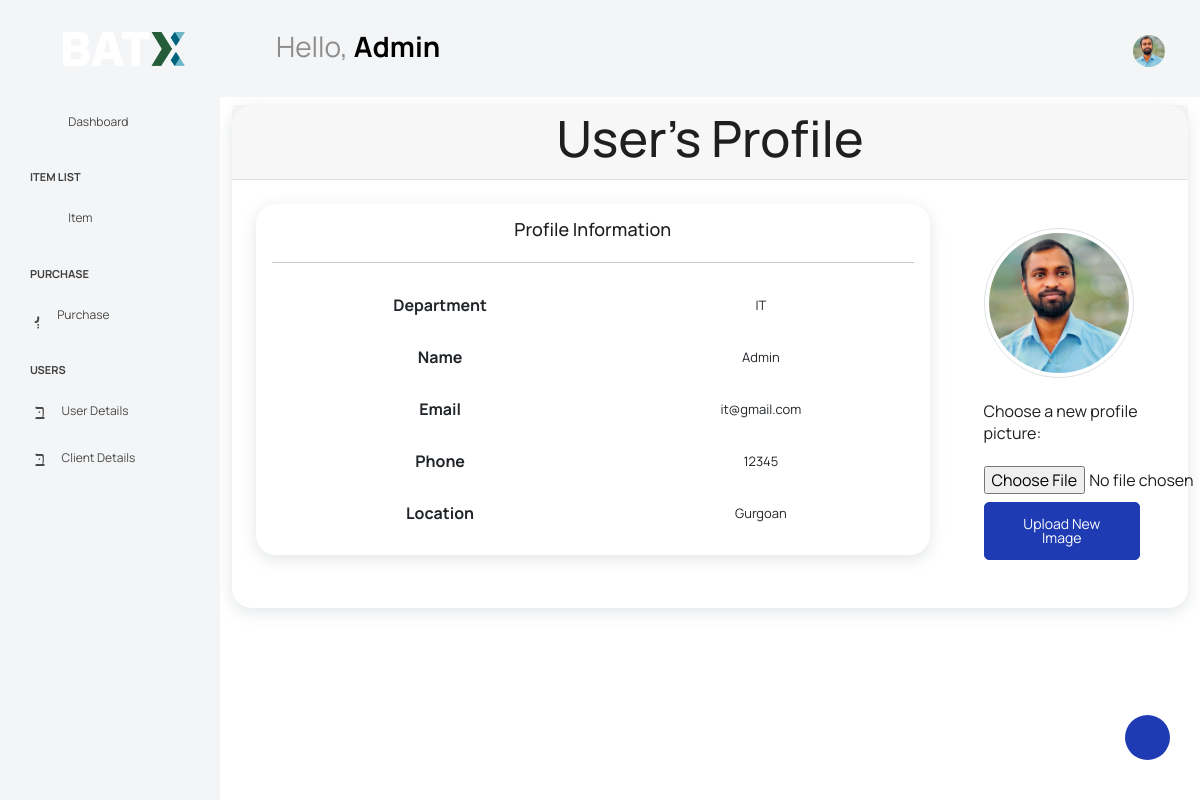
The app's page /user/ (signed in) with its own data.
### inventory/models.py (models this page shows, shortened)
class CustomUser(AbstractUser):
    username=None
    phone=models.CharField(max_length=10,unique=True)
    email=models.EmailField(max_length=100,unique=True,null=False)
    name=models.CharField(max_length=40)
    user_pic=models.ImageField(upload_to="user_pic",null=True)
    user_Type = models.CharField(max_length=40,choices=UType, null=True)
    department = models.CharField( max_length=40,choices=ProcessName,null=True)
    location = models.CharField(max_length=40,choices=Loaction,null=True)
    USERNAME_FIELD='email'
    REQUIRED_FIELDS=[]
    objects=UserManager()

### inventory/views.py (the view)
# urls.py: path("user/", views.user, name="user"),
@login_required
def user(request):
    if request.method == 'POST':
        form = ProfileImageForm(request.POST, request.FILES, instance=request.user)
        if form.is_valid():
            form.save()
            messages.success(request, 'Profile picture updated successfully.')
            return redirect('user')  # Replace 'user' with the URL name of the user profile page
    else:
        form = ProfileImageForm(instance=request.user)
    context = {"profile": "User Profile",'form': form}
    return render(request, "inventory/user.html", context)

### inventory/forms.py
class ProfileImageForm(forms.ModelForm):
    class Meta:
        model=CustomUser
        fields=['user_pic']

### inventory/templates/inventory/user.html (shortened to what this page needs)
{% extends 'inventory/base.html' %}
{%load static%}
{% load crispy_forms_tags %}
{% block content %}
<div class="main-panel">
<div class="container my-2">
    <div class="row align-items-start">
        <div class="col-12 mx-auto">
            <div class="card">
                <div class="card-header">
                    <h1 class="text-center">User's Profile</h1>
                </div>
                <div class="card-body">
                    <div class="row">
                        <div class="col-md-9">
                            <div class="card text-center p-3">
                                <h4>Profile Information</h4>
                                <hr>
                                <table class="table bg-white table-borderless">
                                    <tbody>
                                        <tr>
                                            <th scope="row">Department</th>
                                            <td>{{ user.department }}</td>
                                        </tr>
                                        <tr>
                                            <th scope="col">Name</th>
                                            <td scope="col">{{ user.name }}</td>
                                        </tr>
                                        <tr>
                                            <th scope="row">Email</th>
                                            <td>{{ user.email }}</td>
                                        </tr>
                                        <tr>
                                            <th scope="row">Phone</th>
                                            <td>{{ user.phone }}</td>
                                        </tr>
                                        <tr>
                                            <th scope="row">Location</th>
                                            <td>{{ user.location }}</td>
                                        </tr>
                                    </tbody>
                                </table>
                            </div>
                        </div>
                        <div class="col-md-3">
                                <div class="card-body">
                                {% if user.user_pic %}
                                    <img style="border-radius: 50%; width: 150px; height: 150px;" class="img-thumbnail" src="{{user.user_pic.url}}" alt="profile picture">
                                    {% else %}
                                    <img style="border-radius: 50%; width: 150px; height: 150px;" class="img-thumbnail" src="{%static 'inventory/images/faces/face8.jpg'%}" alt="Default image">
                                    {% endif %}
                                        <form method="post" enctype="multipart/form-data">
                                            <br><label for="id_user_pic">Choose a new profile picture:</label><br>
                                            <br><input type="file" name="user_pic"  onchange="previewImage(event)">
                                            <button type="submit" class="btn btn-primary mt-2">Upload New Image</button>
                                        </form>
                                </div>
                            </div>
                        </div>
                    </div>
                </div>
            </div>
        </div>
    </div>
</div>
{% endblock %}

### inventory/templates/inventory/base.html (shortened to what this page needs)
{% load static %}
<!DOCTYPE html>
<html lang="en">
<head>
  <link rel="stylesheet" href="{% static 'inventory/vendors/feather/feather.css'%}">
  <link rel="stylesheet" href="{% static 'inventory/vendors/mdi/css/materialdesignicons.min.css'%}">
  <link rel="stylesheet" href="{% static 'inventory/vendors/ti-icons/css/themify-icons.css'%}">
  <link rel="stylesheet" href="{% static 'inventory/vendors/typicons/typicons.css'%}">
  <link rel="stylesheet" href="{% static 'inventory/vendors/simple-line-icons/css/simple-line-icons.css'%}">
  <link rel="stylesheet" href="{% static 'inventory/vendors/css/vendor.bundle.base.css'%}">
  <link rel="stylesheet" href="{% static 'inventory/vendors/datatables.net-bs4/dataTables.bootstrap4.css'%}">
  <link rel="stylesheet" href="{% static 'inventory/js/select.dataTables.min.css'%}">
  <link rel="stylesheet" href="{% static 'inventory/css/vertical-layout-light/style.css'%}">
</head>
<body>
  {% if user.is_authenticated and user.is_staff and user.is_superuser %}
  <div class="container-scroller">
      <nav class="navbar default-layout col-lg-12 col-12 p-0 fixed-top d-flex align-items-top flex-row">
          <div class="text-center navbar-brand-wrapper d-flex align-items-center justify-content-start">
              <div class="me-3">
                  <button class="navbar-toggler navbar-toggler align-self-center" type="button" data-bs-toggle="minimize">
                      <span class="icon-menu"></span>
                  </button>
              </div>
              <div>
                  <a class="navbar-brand brand-logo" href="{% url 'dash' %}">
                      <img src="{%static 'inventory/images/logo.png'%}" alt="logo" />
                  </a>
              </div>
          </div>
          <div class="navbar-menu-wrapper d-flex align-items-top">
              <ul class="navbar-nav">
                  <li class="nav-item font-weight-semibold d-none d-lg-block ms-0">
                      <h1 class="welcome-text">Hello, <span class="text-black fw-bold">{{user.name}}</span></h1>
                  </li>
              </ul>
              <ul class="navbar-nav ms-auto">
                  <li class="nav-item dropdown d-none d-lg-block user-dropdown">
                      <a class="nav-link" id="UserDropdown" href="#" data-bs-toggle="dropdown" aria-expanded="false">
                        {% if user.user_pic %}
                        <img class="img-xs rounded-circle" src="{{ user.user_pic.url }}" alt="logo" width="100" height="100">
                    {% else %}
                        <img class="img-xs rounded-circle" src="{%static 'inventory/images/faces/face8.jpg'%}"  alt="Default image">
                    {% endif %}
                      </a>
                  </li>
              </ul>
          </div>
      </nav>
      <div class="container-fluid page-body-wrapper">
          <div class="theme-setting-wrapper">
              <div id="settings-trigger"><i class="ti-settings"></i></div>
          </div>
          <nav class="sidebar sidebar-offcanvas" id="sidebar">
              <ul class="nav">
                  <li class="nav-item">
                      <a class="nav-link" href="{% url 'dash' %}">
                          <i class="mdi mdi-grid-large menu-icon"></i>
                          <span class="menu-title">Dashboard</span>
                      </a>
                  </li>
                  <li class="nav-item nav-category">Item List</li>
                  <li class="nav-item">
                    <a class="nav-link" data-bs-toggle="collapse" href="#ui-basic" aria-expanded="false" aria-controls="ui-basic">
                      <i class="menu-icon mdi mdi-floor-plan"></i>
                      <span class="menu-title">Item</span>
                      <i class="menu-arrow"></i>
                    </a>
                  </li>
                  <li class="nav-item nav-category">Purchase</li>
          <li class="nav-item">
            <a class="nav-link" data-bs-toggle="collapse" href="#form-elements" aria-expanded="false" aria-controls="form-elements">
              <i class="menu-icon mdi mdi-card-text-outline"></i>
              <span class="menu-title">Purchase</span>
              <i class="menu-arrow"></i>
            </a>
          </li>
          <li class="nav-item nav-category">Users</li>
          <li class="nav-item">
            <a class="nav-link" data-bs-toggle="collapse" href="#user-details" aria-expanded="false" aria-controls="user-details">
              <i class="menu-icon mdi mdi-account-circle-outline"></i>
              <span class="menu-title">User Details</span>
              <i class="menu-arrow"></i>
            </a>
          </li>
          <li class="nav-item">
            <a class="nav-link" data-bs-toggle="collapse" href="#client-details" aria-expanded="false" aria-controls="client-details">
              <i class="menu-icon mdi mdi-account-circle-outline"></i>
              <span class="menu-title">Client Details</span>
              <i class="menu-arrow"></i>
            </a>
          </li>
          </nav>
          {% endif %}
          {% block content%}
          {% endblock %}
      </div>
  </div>
</body>
</html>

### records on screen
CustomUser: name "Admin", user_pic (picture), department "IT", email "it@gmail.com", phone "12345", location "Gurgoan"
